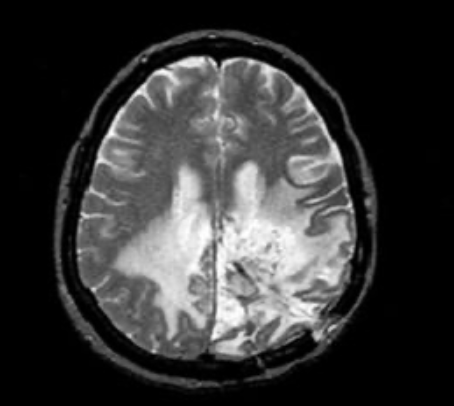
%> input picture Canny Edge Detection/grayscale_brain.png, 454 x 406 px
$ octave canny_edge_detection.m   (GNU Octave 9; MATLAB toolbox functions it lacks are replaced by stand-ins)
%> lines starting %> are read from the running program, lines starting %| are printed output that depends on the picture; in (x1, y1, x2, y2) boxes, pixels count from 0 and x2, y2 are one past the last pixel; in counts of white or black regions, pixels touching at a corner belong together; the program's own positions count from 1
clear
clc

% First Image Operations
I = imread("grayscale_brain.png");
%> I is the input picture: size 406x454x3 uint8; mean R, G, B 54.9, 54.9, 54.9
Ig = im2gray(I);
ImageDouble = double(Ig);

% Second Image Operations
I2 = imread("grayscale_brain_2.png");
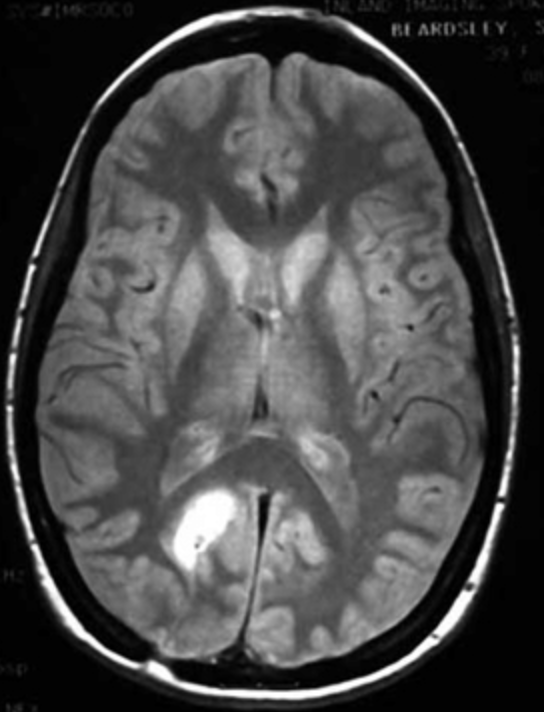
%> input picture Canny Edge Detection/grayscale_brain_2.png, 544 x 712 px
%> I2 is the input picture: size 712x544x3 uint8; mean R, G, B 71.8, 71.8, 71.8
Ig2 = im2gray(I2);
ImageDouble2 = double(Ig2);


%--- First Image Canny Edge Implementation ---%
sigmas = [2 4 16];

for i=1:length(sigmas)
    % Step 1
    % Filter the image by Gaussian lowpass filter
    N = 25;
    [X, Y] = meshgrid(-N/2:N/2-1, -N/2:N/2-1);
    G = 1/(2*pi*sigmas(i)^2)*exp(-(X.^2 + Y.^2)/(2*sigmas(i)^2));
    G = G/sum(G(:));
end
figure
    bluredImage = (conv2(ImageDouble, G, 'same'));
    subplot(2,2,1);
    imshow(uint8(Ig))
    title('Original Picture')
    % Filter image with Laplacian filter
    H = [-1 1; 1 -1];
    laplacian = conv2(bluredImage, H, 'same');
    logImage = laplacian;
    logImage(abs(laplacian) < .04*max(laplacian(:))) = 128;
    subplot(2,2,2);
    imshow(uint8(logImage))
    title('2(a)')
    edgeImage = zeros(size(bluredImage));
    edgeImage(laplacian > 0) = 255;
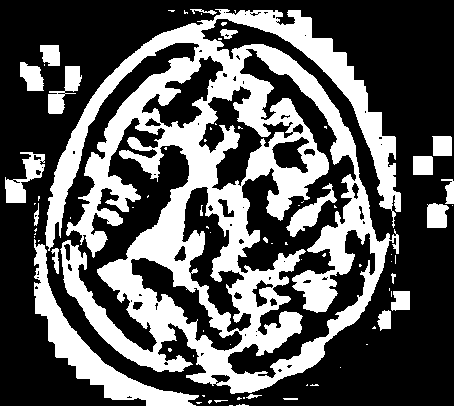
%> edgeImage: size 406x454 double; 35.6% white; 77 white regions (54 under 20 px), largest, box (x1, y1, x2, y2) and area: (45, 9, 401, 394) 54837, (34, 239, 199, 406) 4832, (5, 152, 45, 203) 871
    subplot(2,2,3);
    imshow(uint8(edgeImage))
    title('2(b)')
    zeroImage = zeros(size(bluredImage));
    zeroImage(abs(laplacian) > .04*max(laplacian(:))) = 255;
%> zeroImage: size 406x454 double; 49.3% white; 76 white regions (60 under 20 px), largest, box (x1, y1, x2, y2) and area: (40, 16, 390, 402) 89696, (373, 207, 390, 239) 331, (370, 232, 375, 251) 83
    subplot(2,2,4);
    imshow(uint8(zeroImage));
    title('2(c)')


%--- Second Image Canny Edge Implementation ---%
sigmas2 = [1 3 9];

for i=1:length(sigmas2)
    % Step 1
    % Filter the image by Gaussian lowpass filter
    N2 = 25;
    [X2, Y2] = meshgrid(-N2/2:N2/2-1, -N2/2:N2/2-1);
    G2 = 1/(2*pi*sigmas2(i)^2)*exp(-(X2.^2 + Y2.^2)/(2*sigmas2(i)^2));
    G2 = G2/sum(G2(:));
end
figure
    bluredImage2 = (conv2(ImageDouble2, G2, 'same'));
    subplot(2,2,1);
    imshow(uint8(Ig2))
    title('Original Picture')
    % Filter image with Laplacian filter
    H2 = [-1 1; 1 -1];
    laplacian2 = conv2(bluredImage2, H2, 'same');
    logImage2 = laplacian2;
    logImage2(abs(laplacian2) < .04*max(laplacian2(:))) = 128;
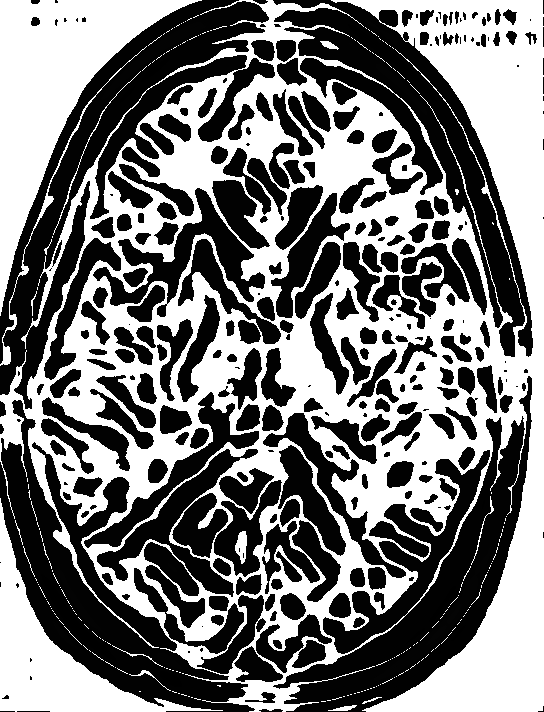
%> logImage2: size 712x544 double; min -1.04, max 128, mean 60.5; drawn with min black and max white
    subplot(2,2,2);
    imshow(uint8(logImage2))
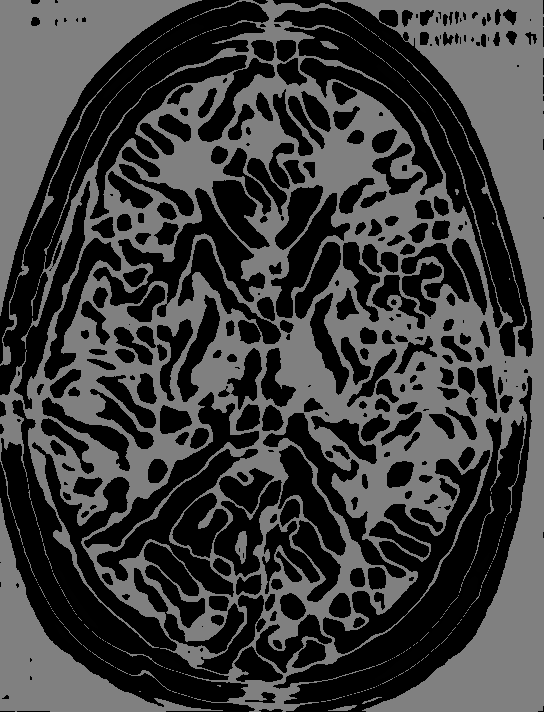
%> displayed picture: size 712x544, on the screen's scale of 0 to 255; min 0, max 128, mean 60.5
    title('2(a)')
    edgeImage2 = zeros(size(bluredImage2));
    edgeImage2(laplacian2 > 0) = 255;
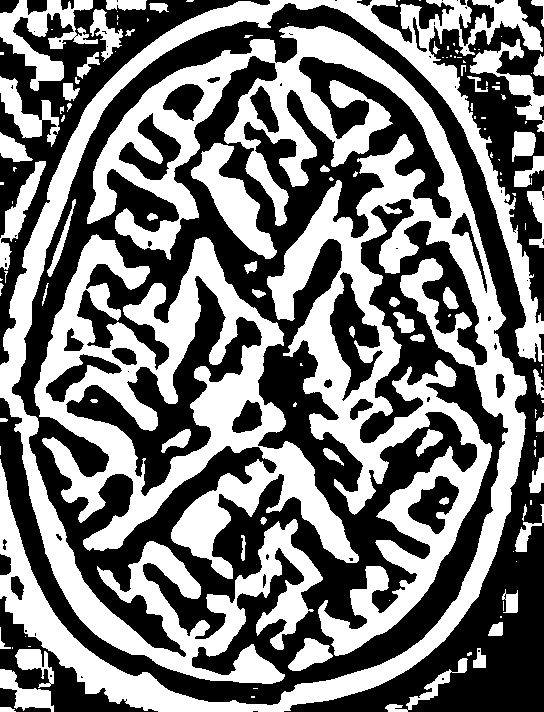
%> edgeImage2: size 712x544 double; 47.3% white; 133 white regions (72 under 20 px), largest, box (x1, y1, x2, y2) and area: (0, 26, 527, 712) 82751, (0, 0, 544, 684) 38854, (34, 234, 359, 579) 37573
    subplot(2,2,3);
    imshow(uint8(edgeImage2))
    title('2(b)')
    zeroImage2 = zeros(size(bluredImage2));
    zeroImage2(abs(laplacian2) > .04*max(laplacian2(:))) = 255;
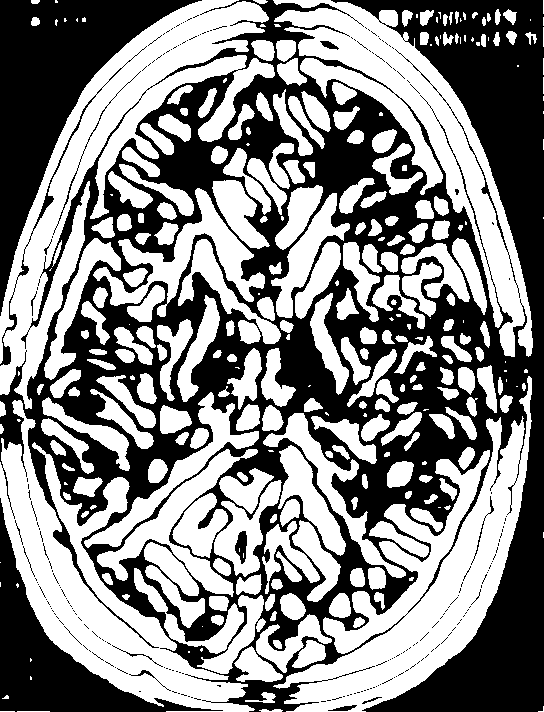
%> zeroImage2: size 712x544 double; 52.7% white; 212 black regions (194 under 20 px), largest, box (x1, y1, x2, y2) and area: (0, 0, 544, 712) 149960, (0, 0, 202, 316) 19616, (0, 498, 223, 712) 10508
    subplot(2,2,4);
    imshow(uint8(zeroImage2));
    title('2(c)')

% Another Method to Implement
figure
subplot(1,2,1)
A = edge(Ig,"canny");
%> A: size 406x454 logical; 5.7% white in thin lines or dots, all inside (x1, y1, x2, y2) = (54, 29, 377, 389)
imshow(A)
subplot(1,2,2)
B = edge(Ig2,"canny");
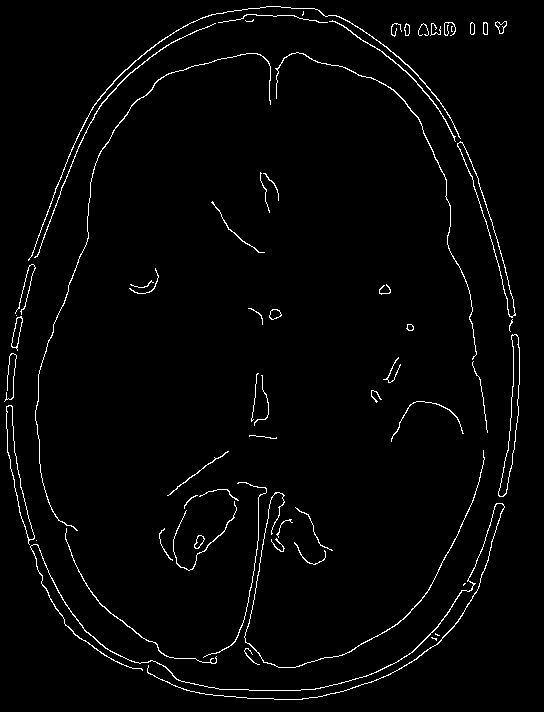
%> B: size 712x544 logical; 2.2% white in thin lines or dots
imshow(B)

% Algorithm inspired from Seth Balodi (github.com/shashwb)
% Code is written and edited by Oğuzhan Alasulu, Hayriye Kaymaz
